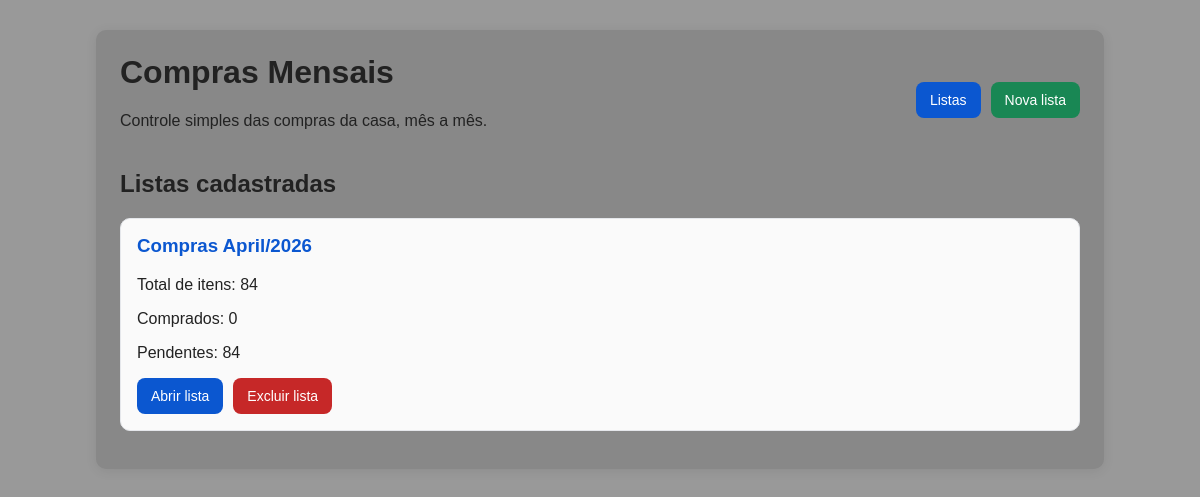
The page / on the database its author committed.
### compras/models.py (models this page shows)
class ListaCompraMensal(models.Model):
    MESES = [
        (1, 'Janeiro'),
        (2, 'Fevereiro'),
        (3, 'Março'),
        (4, 'Abril'),
        (5, 'Maio'),
        (6, 'Junho'),
        (7, 'Julho'),
        (8, 'Agosto'),
        (9, 'Setembro'),
        (10, 'Outubro'),
        (11, 'Novembro'),
        (12, 'Dezembro'),
    ]
    mes = models.PositiveSmallIntegerField(choices=MESES, verbose_name='Mês')
    ano = models.PositiveSmallIntegerField(validators=[MinValueValidator(2020)], verbose_name='Ano')
    nome_customizado = models.CharField(max_length=100, blank=True, verbose_name='Nome personalizado')
    anotacao = models.TextField(blank=True, verbose_name='Anotação')
    criado_em = models.DateTimeField(auto_now_add=True, verbose_name='Criado em')
    class Meta:
        constraints = [
            models.UniqueConstraint(fields=['mes', 'ano'], name='unique_mes_ano_lista_compra')
        ]
        ordering = ['-ano', '-mes']
        verbose_name = 'Lista de compra mensal'
        verbose_name_plural = 'Listas de compra mensais'
    def __str__(self):
        return self.nome_customizado if self.nome_customizado else f'{self.get_mes_display()}/{self.ano}'
    @property
    def total_itens(self):
        return self.itens.count()
    @property
    def total_comprados(self):
        return self.itens.filter(comprado=True).count()
    @property
    def total_pendentes(self):
        return self.itens.filter(comprado=False).count()

### compras/views.py (the view)
# urls.py: path('', views.lista_list, name='lista_list'),
def lista_list(request):
    listas = ListaCompraMensal.objects.prefetch_related('itens').all()
    return render(request, 'compras/lista_list.html', {'listas': listas})

### compras/templates/compras/lista_list.html (shortened to what this page needs)
{% extends "compras/base.html" %}
{% block content %}
    <h2>Listas cadastradas</h2>
    {% if listas %}
        {% for lista in listas %}
            <div class="card">
                <h3>
                    <a href="{% url 'compras:lista_detail' lista.id %}">{{ lista }}</a>
                </h3>
                <p>Total de itens: {{ lista.total_itens }}</p>
                <p>Comprados: {{ lista.total_comprados }}</p>
                <p>Pendentes: {{ lista.total_pendentes }}</p>
                <div style="display: flex; gap: 10px; flex-wrap: wrap;">
                    <a class="btn btn-primary" href="{% url 'compras:lista_detail' lista.id %}">Abrir lista</a>
                    <form method="post" action="{% url 'compras:lista_delete' lista.id %}" style="display: inline;">
                        <button type="submit" class="btn btn-danger" onclick="return confirm('Tem certeza que deseja excluir esta lista? Todos os itens serão perdidos.')">
                            Excluir lista
                        </button>
                    </form>
                </div>
            </div>
        {% endfor %}
    {% else %}
        <p>Nenhuma lista cadastrada ainda.</p>
        <a class="btn btn-success" href="{% url 'compras:lista_create' %}">Criar primeira lista</a>
    {% endif %}
{% endblock %}

### compras/templates/compras/base.html (style rules this page uses)
body { font-family: Arial, sans-serif; background: #999999; margin: 0; padding: 0; color: #222; }
h1, h2, h3 { margin-top: 0; }
a { text-decoration: none; color: #0b57d0; }
.btn { display: inline-block; padding: 10px 14px; border-radius: 8px; border: none; cursor: pointer; font-size: 14px; }
.btn-primary { background: #0b57d0; color: white; }
.btn-danger { background: #c62828; color: white; }
.card { border: 1px solid #e5e7eb; border-radius: 10px; padding: 16px; margin-bottom: 14px; background: #fafafa; }

### rows shown on the page
ListaCompraMensal: nome_customizado "Compras April/2026", total_itens "84", total_comprados "0", total_pendentes "84"
